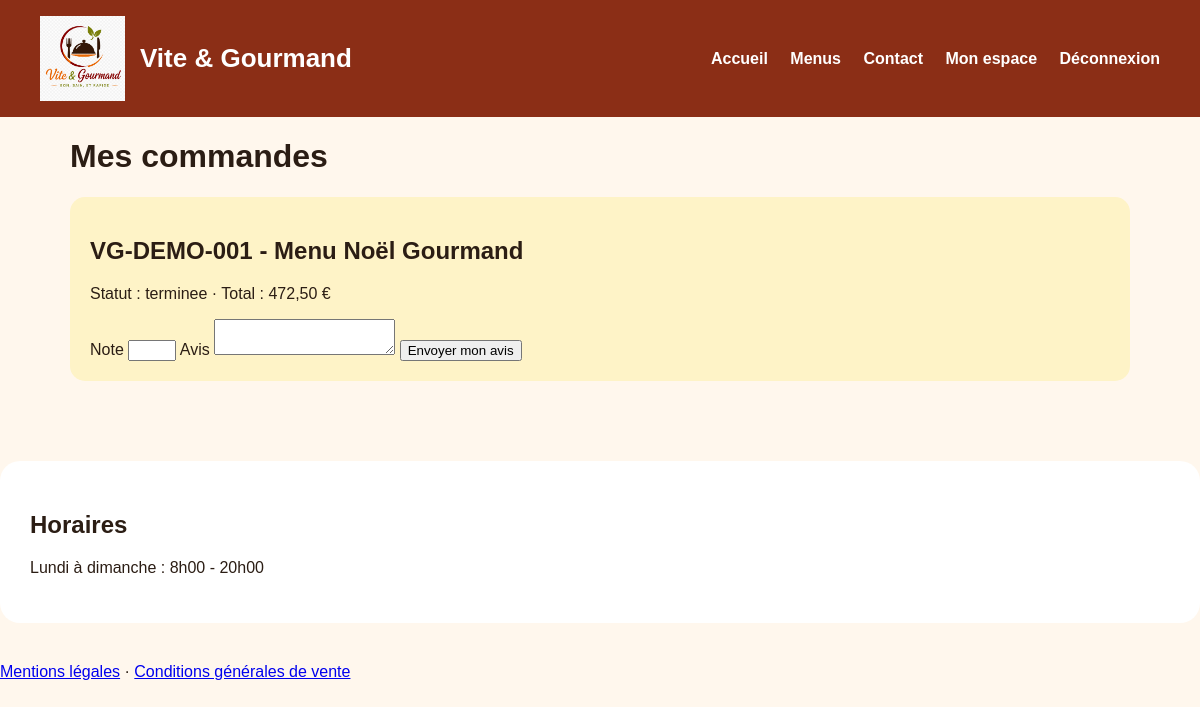
The app's page /public/index.php?page=user_orders (signed in) with its own data.
### tables this page shows
CREATE TABLE orders(id INT AUTO_INCREMENT PRIMARY KEY,reference VARCHAR(40) UNIQUE NOT NULL,user_id INT NOT NULL,menu_id INT NOT NULL,customer_first_name VARCHAR(80),customer_last_name VARCHAR(80),customer_email VARCHAR(180),customer_phone VARCHAR(30),service_address TEXT,service_city VARCHAR(100),service_date DATE,delivery_time TIME,people_count INT,distance_km DECIMAL(6,2) DEFAULT 0,menu_total DECIMAL(10,2),discount DECIMAL(10,2),delivery_fee DECIMAL(10,2),total DECIMAL(10,2),status ENUM('recue','accepte','en_preparation','en_livraison','livre','attente_retour_materiel','terminee','annulee') DEFAULT 'recue',cancel_contact_mode VARCHAR(40),cancel_reason TEXT,created_at DATETIME DEFAULT CURRENT_TIMESTAMP,FOREIGN KEY(user_id) REFERENCES users(id),FOREIGN KEY(menu_id) REFERENCES menus(id));

CREATE TABLE menus(id INT AUTO_INCREMENT PRIMARY KEY,title VARCHAR(150) NOT NULL,description TEXT NOT NULL,conditions TEXT NOT NULL,theme_id INT NOT NULL,diet_id INT NOT NULL,min_people INT NOT NULL,base_price DECIMAL(10,2) NOT NULL,stock INT NOT NULL DEFAULT 0,image_url VARCHAR(255),is_active BOOLEAN DEFAULT TRUE,created_at DATETIME DEFAULT CURRENT_TIMESTAMP,FOREIGN KEY(theme_id) REFERENCES themes(id),FOREIGN KEY(diet_id) REFERENCES diets(id));

### app/core/View.php (called while the page is built)
<?php
final class View
{
    public static function render(string $view, array $data = []): void
    {
        extract($data);
        require __DIR__ . '/../views/layouts/header.php';
        require __DIR__ . '/../views/' . $view . '.php';
        require __DIR__ . '/../views/layouts/footer.php';
    }
}

### app/controllers/OrderController.php (called while the page is built, shortened)
<?php
final class OrderController
{
    public function mine(): void
    {
        View::render('user/orders', ['orders' => Order::byUser(Auth::user()['id'])]);
    }
}

### public/index.php (called while the page is built, shortened)
<?php
require __DIR__ . '/../app/core/Database.php';
require __DIR__ . '/../app/core/Security.php';
require __DIR__ . '/../app/core/View.php';
$page = $_GET['page'] ?? 'home';
$routes = [
    'home' => fn() => View::render('home/index', ['reviews' => Review::approved()]),
    'menus' => fn() => (new MenuController())->index(),
    'api_menus' => fn() => (new MenuController())->api(),
    'menu' => fn() => (new MenuController())->show(),
    'login' => fn() => (new AuthController())->login(),
    'do_login' => fn() => (new AuthController())->doLogin(),
    'register' => fn() => (new AuthController())->register(),
    'do_register' => fn() => (new AuthController())->doRegister(),
    'logout' => fn() => (new AuthController())->logout(),
    'order_create' => fn() => (new OrderController())->create(),
    'order_store' => fn() => (new OrderController())->store(),
    'user_orders' => fn() => (new OrderController())->mine(),
    'dashboard' => fn() => View::render('user/dashboard'),
    'employee_orders' => fn() => (new OrderController())->employeeList(),
    'order_status' => fn() => (new OrderController())->status(),
    'order_cancel' => fn() => (new OrderController())->cancel(),
    'admin' => fn() => (new AdminController())->dashboard(),
    'admin_employees' => fn() => (new AdminController())->employees(),
    'admin_employee_create' => fn() => (new AdminController())->createEmployee(),
    'admin_employee_disable' => fn() => (new AdminController())->disableEmployee(),
    'contact' => fn() => (new ContactController())->form(),
    'contact_send' => fn() => (new ContactController())->send(),
    'legal' => fn() => View::render('home/legal'),
    'cgv' => fn() => View::render('home/cgv'),
    'review_store' => fn() => (new ReviewController())->store(),
    'forgot_password' => fn() => (new AuthController())->forgotPassword(),
    'send_reset_link' => fn() => (new AuthController())->sendResetLink(),
    'reset_password' => fn() => (new AuthController())->resetPassword(),
    'update_password' => fn() => (new AuthController())->updatePassword(),
    'admin_reviews' => fn() => (new AdminController())->reviews(),
    'admin_review_approve' => fn() => (new AdminController())->approveReview(),
    'admin_review_refuse' => fn() => (new AdminController())->refuseReview(),
    'admin' => fn() => (new AdminController())->dashboard(),
    'admin_analytics' => fn() => (new AnalyticsController())->index(),
];
($routes[$page] ?? $routes['home'])();

### app/config/config.php (called while the page is built)
<?php
$env = static function (string $name, ?string $default = null): ?string {
    $value = getenv($name);
    if ($value !== false && $value !== '') {
        return $value;
    }
    if (isset($_ENV[$name]) && $_ENV[$name] !== '') {
        return $_ENV[$name];
    }
    return $default;
};
return [
    'app_name' => 'Vite & Gourmand',
    'base_url' => $env(
        'APP_URL',
        'http://localhost:8000'
    ),
    'db' => [
        'host' => $env(
            'DB_HOST',
            $env('MYSQLHOST', '127.0.0.1')
        ),
        'port' => $env(
            'DB_PORT',
            $env('MYSQLPORT', '3308')
        ),
        'name' => $env(
            'DB_NAME',
            $env('MYSQLDATABASE', 'vite_gourmand')
        ),
        'user' => $env(
            'DB_USER',
            $env('MYSQLUSER', 'root')
        ),
        'password' => $env(
            'DB_PASS',
            $env('MYSQLPASSWORD', '')
        ),
        'charset' => 'utf8mb4',
    ],
    'mongo_uri' => $env(
        'MONGO_URI',
        'mongodb://127.0.0.1:27017'
    ),
    'mongo_database' => $env(
        'MONGO_DB',
        'vite_gourmand_stats'
    ),
    'mail_from' => $env(
        'MAIL_FROM',
        'contact@vite-gourmand.local'
    ),
    'security' => [
        'session_name' => 'VG_SESSION',
        'csrf_key' => '_csrf_token',
        'password_regex' => '/^(?=.*[a-z])(?=.*[A-Z])(?=.*\d)(?=.*[^A-Za-z0-9]).{10,}$/',
    ],
];

### app/core/Database.php (called while the page is built)
<?php
final class Database
{
    private static ?PDO $pdo = null;
    public static function pdo(): PDO
    {
        if (self::$pdo === null) {
            $config = require __DIR__ . '/../config/config.php';
            $db = $config['db'];
            $dsn = sprintf(
                'mysql:host=%s;port=%s;dbname=%s;charset=%s',
                $db['host'],
                $db['port'],
                $db['name'],
                $db['charset']
            );
            self::$pdo = new PDO($dsn, $db['user'], $db['password'], [
                PDO::ATTR_ERRMODE => PDO::ERRMODE_EXCEPTION,
                PDO::ATTR_DEFAULT_FETCH_MODE => PDO::FETCH_ASSOC,
                PDO::ATTR_EMULATE_PREPARES => false,
            ]);
        }
        return self::$pdo;
    }
}

### app/models/Order.php (called while the page is built, shortened)
<?php
final class Order
{
    public static function byUser(int $userId): array { $s=Database::pdo()->prepare('SELECT o.*, m.title menu_title FROM orders o JOIN menus m ON m.id=o.menu_id WHERE o.user_id=? ORDER BY o.created_at DESC'); $s->execute([$userId]); return $s->fetchAll(); }
}

### app/core/Security.php (called while the page is built, shortened)
<?php
final class Security
{
    public static function startSession(): void
    {
        $config = require __DIR__ . '/../config/config.php';
    }
    public static function e(?string $value): string { return htmlspecialchars($value ?? '', ENT_QUOTES, 'UTF-8'); }
    public static function csrfToken(): string
    {
        $config = require __DIR__ . '/../config/config.php';
        $key = $config['security']['csrf_key'];
        return $_SESSION[$key];
    }
}

### app/views/user/orders.php (the view, shortened to what this page needs)
<h1>Mes commandes</h1>
<?php foreach ($orders as $o): ?><article class="card">
        <h2><?= Security::e($o['reference']) ?> - <?= Security::e($o['menu_title']) ?></h2>
        <p>Statut : <?= Security::e($o['status']) ?> · Total : <?= number_format($o['total'], 2, ',', ' ') ?> €</p><?php if ($o['status'] === 'terminee'): ?>
            <form method="post" action="index.php?page=review_store">
                <label>
                    Note
                    <input type="number"
                        min="1"
                        max="5"
                        name="rating"
                        required>
                </label>
                <label>
                    Avis
                    <textarea name="comment"
                        required></textarea>
                </label>
                <button type="submit">
                    Envoyer mon avis
                </button>
            </form><?php endif; ?>
    </article><?php endforeach; ?>

### public/assets/css/style.css (style rules this page uses)
* { box-sizing: border-box; }
body { margin: 0; font-family: Arial, sans-serif; background: #fff7ed; color: #2b1d14; }
.card { background: #fef3c7; padding: 20px; border-radius: 15px; margin-top: 15px; overflow: hidden; }
.menu-card, .card, .menu-item { max-width: 100%; box-sizing: border-box; overflow: hidden; }

### records on screen
orders: reference "VG-DEMO-001", menu.title "Menu Noël Gourmand", status "terminee", total "472,50"
